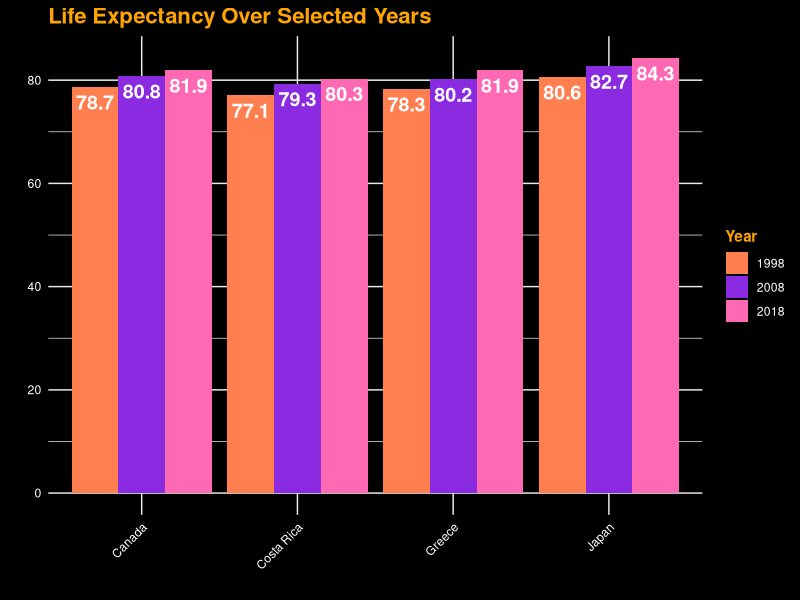
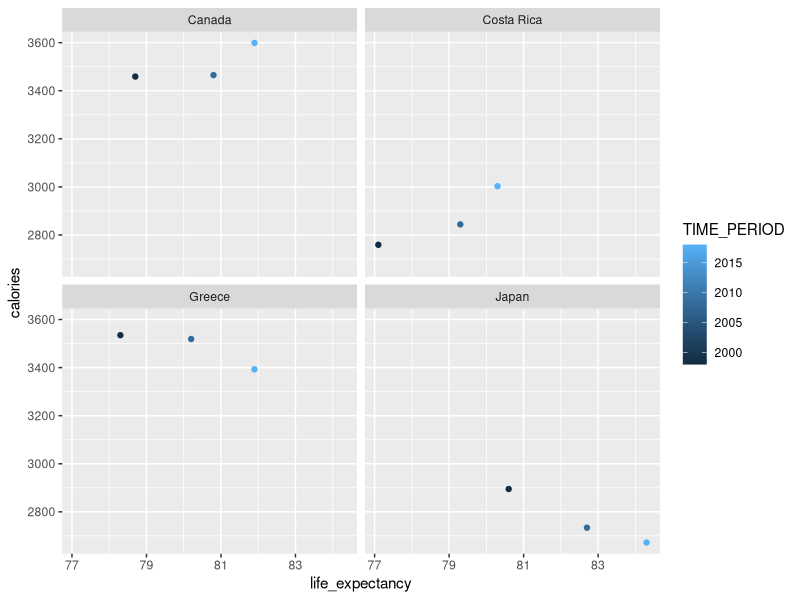
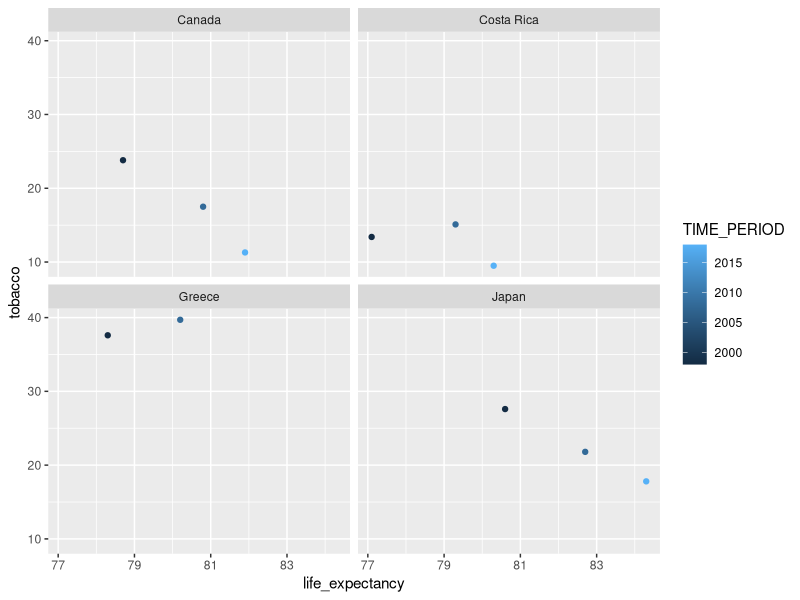
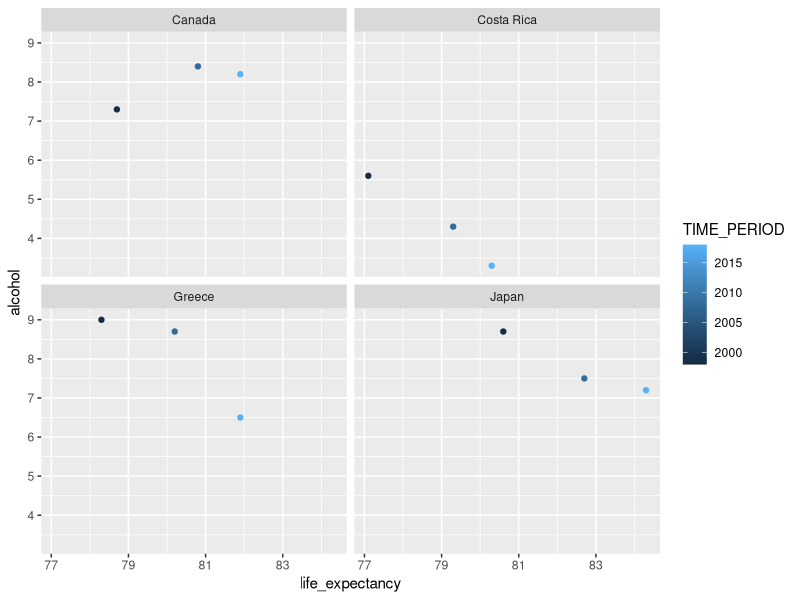
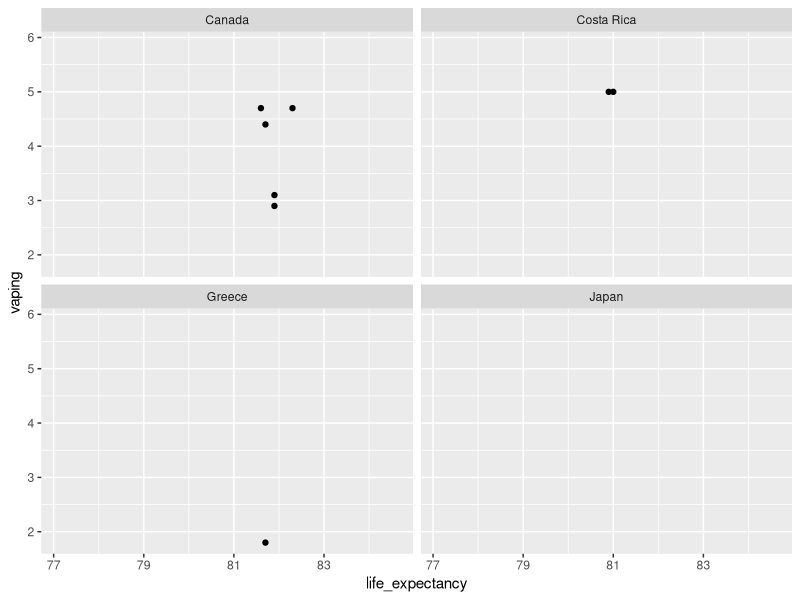

Write the R code that produced these figures, in order.
## ---- chunk 1
knitr::opts_chunk$set(echo = TRUE)
## ---- chunk 2
library(tidyverse)
library(dplyr)
## ---- chunk 3
life_expectancy_data <- read_csv("data/life_expectancy.csv")

calorie_data <- read_csv("data/calorie_supply.csv")

tobacco_data <- read_csv("data/tobacco_consumption.csv")

alcohol_data <- read_csv("data/alcohol_consumption.csv")  

vaping_data <- read_csv("data/vaping.csv")
## ---- chunk 4
life_expectancy_data <- life_expectancy_data %>% 
  select(`Reference area`, OBS_VALUE, TIME_PERIOD, Sex) %>%
  rename(ra = `Reference area`,
         life_expectancy = OBS_VALUE) %>% 
  filter(Sex == "Total")

calorie_data <- calorie_data %>% 
    select(`Reference area`, OBS_VALUE, TIME_PERIOD, Sex, Age) %>%
  rename(ra = `Reference area`,
         calories = OBS_VALUE) %>% 
  filter(Sex == "Total")

tobacco_data <- tobacco_data %>% 
  select(`Reference area`, OBS_VALUE, TIME_PERIOD, Sex, Age) %>%
  rename(ra = `Reference area`,
         tobacco = OBS_VALUE) %>% 
  filter(Sex == "Total",
         Age == "15 years or over")

alcohol_data <- alcohol_data %>% 
    select(`Reference area`, OBS_VALUE, TIME_PERIOD, Sex, Age) %>%
  rename(ra = `Reference area`,
         alcohol = OBS_VALUE) %>% 
  filter(Sex == "Total",
         Age == "15 years or over")

vaping_data <- vaping_data %>% 
    select(`Reference area`, OBS_VALUE, TIME_PERIOD, Sex, Age) %>%
  rename(ra = `Reference area`,
         vaping = OBS_VALUE) %>% 
  filter(Sex == "Total",
         Age == "15 years or over")
## ---- chunk 5
# Filter for the selected years
life_time_periods <- life_expectancy_data %>% 
   filter(TIME_PERIOD %in% c(2018, 2008, 1998))

# Ensure TIME_PERIOD is a factor for proper grouping
life_time_periods$TIME_PERIOD <- as.factor(life_time_periods$TIME_PERIOD)

# Create the bar plot with country on x-axis and 3 bars per country
ggplot(life_time_periods, aes(x = ra, y = life_expectancy, fill = TIME_PERIOD)) +
  geom_bar(stat = "identity", position = "dodge") +  # Dodge groups bars within each country
  geom_text(aes(label = life_expectancy), # add white label for age
            position = position_dodge(width = 0.9), 
            vjust = 1.5, 
            colour = "white", 
            size = 5, 
            fontface = "bold") +
  labs(title = "Life Expectancy Over Selected Years",
       x = "Country",
       y = "Life Expectancy",
       fill = "Year") +
  theme_minimal() +
  theme(
    axis.text.x = element_text(angle = 45, hjust = 1, color = "white"),  # Rotate x-axis labels & make them white
    axis.text.y = element_text(color = "white"),  # Make y-axis labels white
    plot.title = element_text(color = "#FFA500", face = "bold", size = 16),  # Title in bright orange
    panel.background = element_rect(fill = "black"),  # Black background
    plot.background = element_rect(fill = "black"),  # Black outer background
    legend.background = element_rect(fill = "black"),  # Black legend background
    legend.text = element_text(color = "white"),  # White legend text
    legend.title = element_text(color = "#FFA500", face = "bold")  # Orange legend title
  ) +
  scale_fill_manual(values = c("1998" = "#FF7F50",   # Orange-pink gradient
                               "2008" = "#8A2BE2",   # Bright purple
                               "2018" = "#FF69B4"))  # Hot pink
## ---- chunk 6
calorie_life_data <- full_join(life_expectancy_data, calorie_data) %>% 
  filter(TIME_PERIOD %in% c(2018, 2008, 1998))

calorie_life_data %>% 
  ggplot(aes(x = life_expectancy, y = calories, color = TIME_PERIOD)) + 
  geom_point() +
  facet_wrap(~ra) 
## ---- chunk 7
tobacco_life_data <- full_join(life_expectancy_data, tobacco_data) %>% 
  filter(TIME_PERIOD %in% c(2018, 2008, 1998))

tobacco_life_data %>% 
  ggplot(aes(x = life_expectancy, y = tobacco, color = TIME_PERIOD)) + 
  geom_point() +
  facet_wrap(~ra)
## ---- chunk 8
alcohol_life_data <- full_join(life_expectancy_data, alcohol_data) %>% 
  filter(TIME_PERIOD %in% c(2018, 2008, 1998))

alcohol_life_data %>% 
  ggplot(aes(x = life_expectancy, y = alcohol, color = TIME_PERIOD)) + 
  geom_point() +
  facet_wrap(~ra)
## ---- chunk 9
vaping_life_data <- full_join(life_expectancy_data, vaping_data)

vaping_life_data %>% 
  ggplot(aes(x = life_expectancy, y = vaping)) + 
  geom_point() +
  facet_wrap(~ra)
